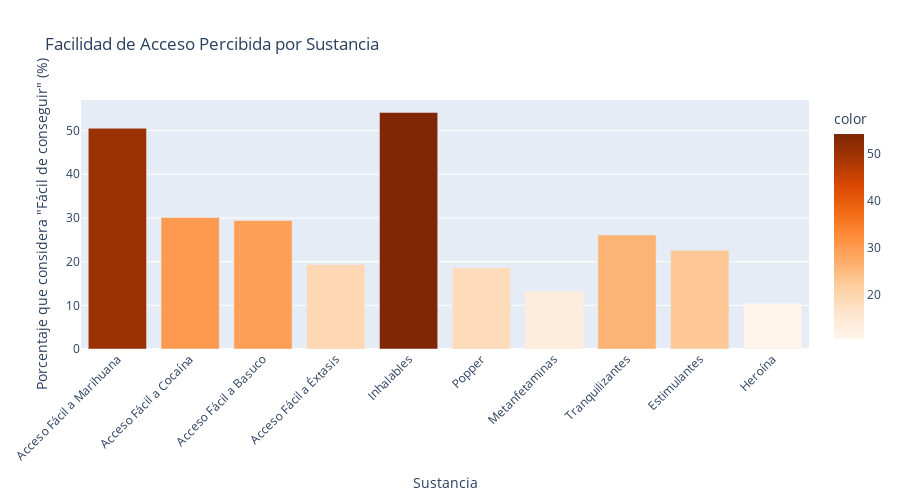

The code cell stored with this chart in its notebook:
### Markdown cell above
## 3. Facilidad de Acceso a Diferentes Sustancias

### Code cell
# Gráfico 3: Facilidad de acceso por sustancia

# Variables de accesibilidad (posiciones 2-5 en numerical_features)
acceso_vars = numerical_features[2:6]  # G_06_A, G_06_B, G_06_C, G_06_D

# Agregar variables adicionales de accesibilidad si están disponibles
acceso_adicionales = ['G_06_E', 'G_06_F', 'G_06_G', 'G_06_H', 'G_06_I', 'G_06_J']
for var in acceso_adicionales:
    if var in df.columns:
        acceso_vars.append(var)

# Calcular porcentajes de acceso fácil
acceso_facil = []
nombres_sustancias = []

for var in acceso_vars:
    if var in df.columns:
        facil_pct = (df[var] == 1).mean() * 100  # 1 = "Me sería fácil"
        acceso_facil.append(facil_pct)
        # Usar nombres legibles si están en el diccionario, sino crear nombres descriptivos
        if var in variable_names:
            nombres_sustancias.append(get_readable_name(var))
        else:
            # Crear nombre descriptivo para variables no mapeadas
            sustancia_map = {
                'G_06_E': 'Inhalables', 'G_06_F': 'Popper', 'G_06_G': 'Metanfetaminas',
                'G_06_H': 'Tranquilizantes', 'G_06_I': 'Estimulantes', 'G_06_J': 'Heroína'
            }
            nombres_sustancias.append(sustancia_map.get(var, var))

fig3 = px.bar(
    x=nombres_sustancias,
    y=acceso_facil,
    title='Facilidad de Acceso Percibida por Sustancia',
    labels={'x': 'Sustancia', 'y': 'Porcentaje que considera "Fácil de conseguir" (%)'},
    color=acceso_facil,
    color_continuous_scale='Oranges'
)

fig3.update_layout(height=500, xaxis_tickangle=-45)
fig3.show()

### Figure 1 — Plotly figure (JSON) as saved in the notebook; plotly's stock layout.template omitted (floating-point values rounded to 4 significant figures)
{"data": [{"hovertemplate": "Sustancia=%{x}<br>Porcentaje que considera \"Fácil de conseguir\" (%)=%{y}<br>color=%{marker.color}<extra></extra>", "legendgroup": "", "marker": {"color": [50.53, 30.12, 29.41, 19.34, 54.15, 18.58, 13.28, 26.12, 22.63, 10.49], "coloraxis": "coloraxis", "pattern": {"shape": ""}}, "name": "", "orientation": "v", "showlegend": false, "textposition": "auto", "type": "bar", "x": ["Acceso Fácil a Marihuana", "Acceso Fácil a Cocaína", "Acceso Fácil a Basuco", "Acceso Fácil a Éxtasis", "Inhalables", "Popper", "Metanfetaminas", "Tranquilizantes", "Estimulantes", "Heroína"], "xaxis": "x", "y": [50.53, 30.12, 29.41, 19.34, 54.15, 18.58, 13.28, 26.12, 22.63, 10.49], "yaxis": "y"}], "layout": {"barmode": "relative", "coloraxis": {"colorbar": {"title": {"text": "color"}}, "colorscale": [[0, "rgb(255,245,235)"], [0.125, "rgb(254,230,206)"], [0.25, "rgb(253,208,162)"], [0.375, "rgb(253,174,107)"], [0.5, "rgb(253,141,60)"], [0.625, "rgb(241,105,19)"], [0.75, "rgb(217,72,1)"], [0.875, "rgb(166,54,3)"], [1, "rgb(127,39,4)"]]}, "height": 500, "legend": {"tracegroupgap": 0}, "title": {"text": "Facilidad de Acceso Percibida por Sustancia"}, "xaxis": {"anchor": "y", "domain": [0, 1], "tickangle": -45, "title": {"text": "Sustancia"}}, "yaxis": {"anchor": "x", "domain": [0, 1], "title": {"text": "Porcentaje que considera \"Fácil de conseguir\" (%)"}}}}
